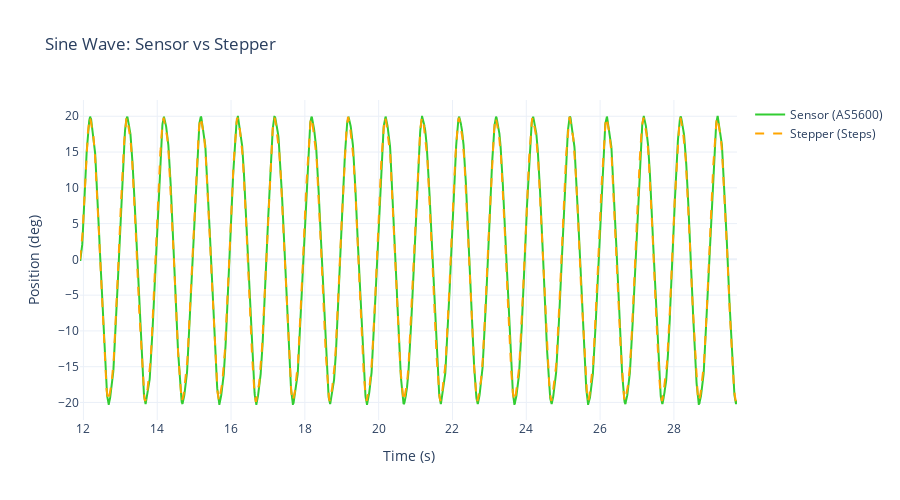

Here is the notebook cell this chart was saved with:
### Markdown cell above
## Sensor vs Stepper Comparison

### Code cell
# Compare sensor vs stepper (ignore target in open-loop)
fig1 = go.Figure()

fig1.add_trace(go.Scatter(
    x=df['time_s'], y=df['sensor_deg'],
    name='Sensor (AS5600)', mode='lines',
    line=dict(color='rgb(50, 205, 50)', width=2)
))

fig1.add_trace(go.Scatter(
    x=df['time_s'], y=df['stepper_deg'],
    name='Stepper (Steps)', mode='lines',
    line=dict(color='rgb(255, 165, 0)', width=2, dash='dash')
))

fig1.update_layout(
    title='Sine Wave: Sensor vs Stepper',
    xaxis_title='Time (s)',
    yaxis_title='Position (deg)',
    height=500,
    hovermode='x unified',
    template='plotly_white'
)

fig1.show()

### Figure 1 — Plotly figure (JSON) as saved in the notebook; plotly's stock layout.template omitted (floating-point values rounded to 4 significant figures; data arrays with more than 128 entries replaced by an {"elided": "..."} marker saying what was removed)
{"data": [{"line": {"color": "rgb(50, 205, 50)", "width": 2}, "mode": "lines", "name": "Sensor (AS5600)", "type": "scatter", "x": {"elided": "3557 float values"}, "y": {"elided": "3557 float values"}}, {"line": {"color": "rgb(255, 165, 0)", "dash": "dash", "width": 2}, "mode": "lines", "name": "Stepper (Steps)", "type": "scatter", "x": {"elided": "3557 float values"}, "y": {"elided": "3557 float values"}}], "layout": {"height": 500, "hovermode": "x unified", "title": {"text": "Sine Wave: Sensor vs Stepper"}, "xaxis": {"title": {"text": "Time (s)"}}, "yaxis": {"title": {"text": "Position (deg)"}}}}
